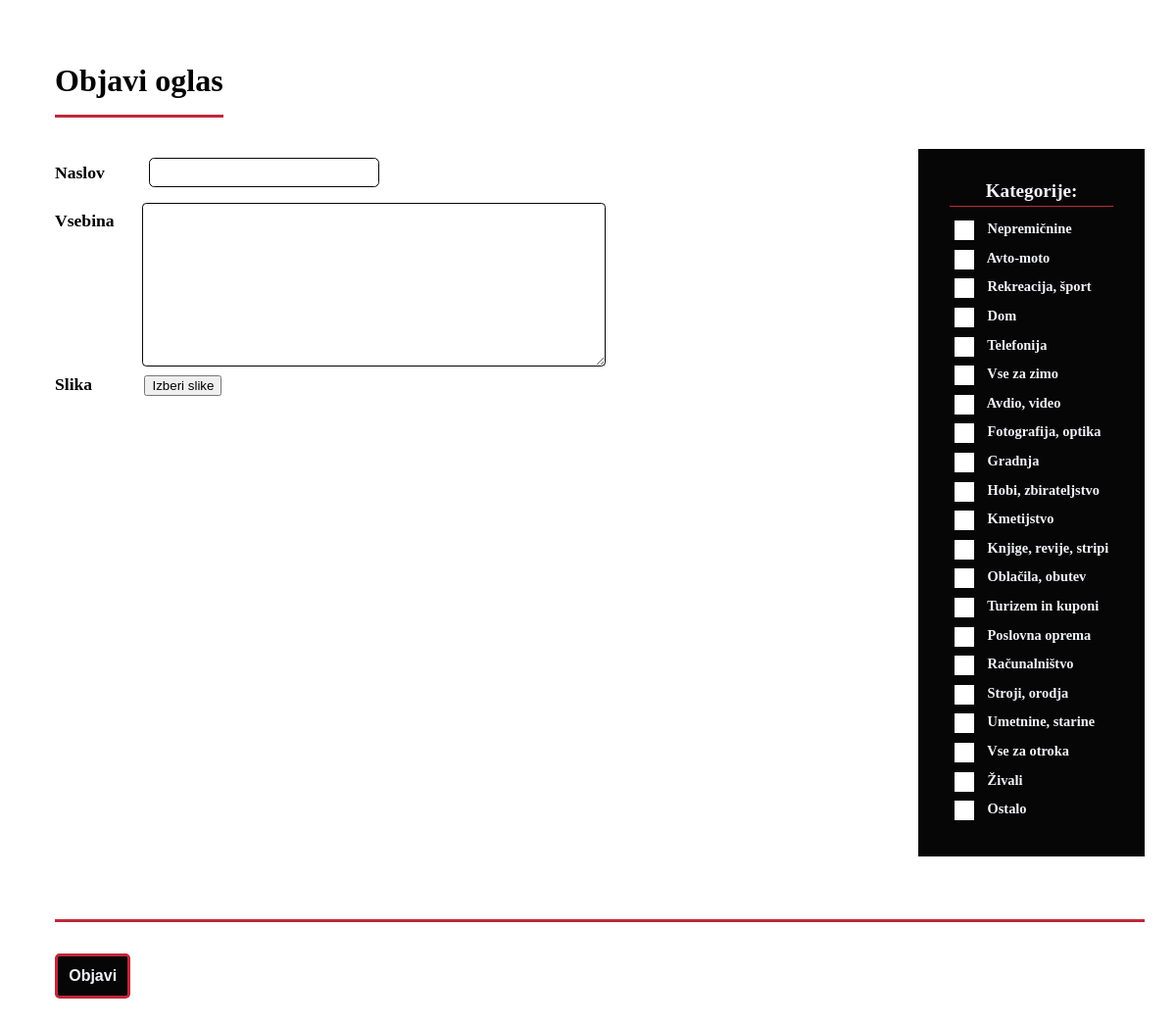
The app's page /admin/views/ads/create.php with its own data.
### tables this page shows
CREATE TABLE IF NOT EXISTS `categories` (
  `id` int(11) unsigned NOT NULL AUTO_INCREMENT,
  `name` text NOT NULL,
  `value` text NOT NULL,
  PRIMARY KEY (`id`) USING BTREE
);

### admin/views/ads/create.php (the view, shortened to what this page needs)
<head>
	<link rel="stylesheet" href="../styles/publish.css">
</head>
<?php
function get_categories(){
	$db = Db::getInstance();
	$query = "SELECT name, value FROM categories;";
	$res = $db->query($query);
	$categories = array();
	while($category = $res->fetch_object()){
		array_push($categories, $category);
	}
	return $categories;
}
?>
<div class="ad">
<div class="title">Objavi oglas</div>
<form action="?controller=ads&action=store" method="POST" enctype="multipart/form-data" id="myform">
    <div class="divider">
        <div class="section1">
            <div class="f_main">
                <div class="labels">
                    <label>Naslov</label>
                    <label>Vsebina</label>
                </div>
                <div class="inputs">
                    <input type="text" name="title" required/>
                    <textarea name="description" rows="10" cols="50" required></textarea>
                </div>
            </div>
            <label>Slika</label>
            <button id="upload_img" type="button">Izberi slike</button>
            <input type="file" name="images[]" multiple accept="image/*"/> <br/>
        </div>
        <div class="categories section2">
            <div class="heading">Kategorije:</div>
                <?php
                    $categories = get_categories();
                    foreach($categories as $category){
                        ?>
                        <div class="item">
                            <label for="<?php echo $category->name ?>"> <?php echo $category->value ?> </label>
                        </div>
                        <?php
                    }
                ?>
            </div>
        </div>
    <div class="images"></div>
    <input type="submit" name="submit" value="Objavi" id="submitBtn"/> <br/>
</form>
</div>

### styles/publish.css (style rules this page uses)
.ad { padding: 1.5em; padding-left: 3em; min-height: 100vh; }
.ad .title { font-weight: 700; font-size: 2em; border-bottom: .1em solid var(--red); padding-bottom: .5em; width: fit-content; margin-top: 1em; margin-bottom: 1em; }
.f_main { display: flex; flex-direction: row; }
.f_main div { display: flex; flex-direction: column; align-items: flex-start; justify-content: flex-start; }
label { font-size: 1.1em; margin: .8em 0; font-weight: 700; }
input[type="text"], textarea { margin: .5em 0; margin-left: 2em; padding: .2em; font-size: 1.1em; border-radius: .3em; border: .1em solid var(--black); }
input[type="submit"] { margin-left: 0; font-weight: 700; border: .2em solid var(--red); border-radius: .3em; padding: .7em; background-color: var(--black); color: var(--white); font-size: 1em; margin-top: 2em; }
#upload_img { margin-left: 3.7em; }
.divider { display: flex; justify-content: space-between; }
.categories { background-color: var(--black); padding: 2em; }
.categories .heading { background-color: var(--black); color: var(--white); border-bottom: .1em solid var(--red); font-weight: 700; font-size: 1.2em; padding-bottom: .2em; margin-bottom: .5em; text-align: center; }
.categories .item { background-color: var(--black); padding: .3em; color: var(--white); }
.categories .item label { background-color: var(--black); color: var(--white); font-size: .9em; }
.styled + label { position: relative; cursor: pointer; padding: 0; }
.styled + label:before { content: ''; margin-right: 10px; display: inline-block; vertical-align: text-top; width: 20px; height: 20px; background: white; }
.images { padding: 2rem 0; border-bottom: .2em solid var(--red); display: flex; flex-direction: row; flex-wrap: wrap; align-items: center; justify-content: center; }
.images { display: flex; }

### records on screen
categories: value "Nepremičnine"
categories: value "Avto-moto"
categories: value "Rekreacija, šport"
categories: value "Dom"
categories: value "Telefonija"
categories: value "Vse za zimo"
categories: value "Avdio, video"
categories: value "Fotografija, optika"
categories: value "Gradnja"
categories: value "Hobi, zbirateljstvo"
categories: value "Kmetijstvo"
categories: value "Knjige, revije, stripi"
categories: value "Oblačila, obutev"
categories: value "Turizem in kuponi"
categories: value "Poslovna oprema"
categories: value "Računalništvo"
categories: value "Stroji, orodja"
categories: value "Umetnine, starine"
categories: value "Vse za otroka"
categories: value "Živali"
categories: value "Ostalo"
